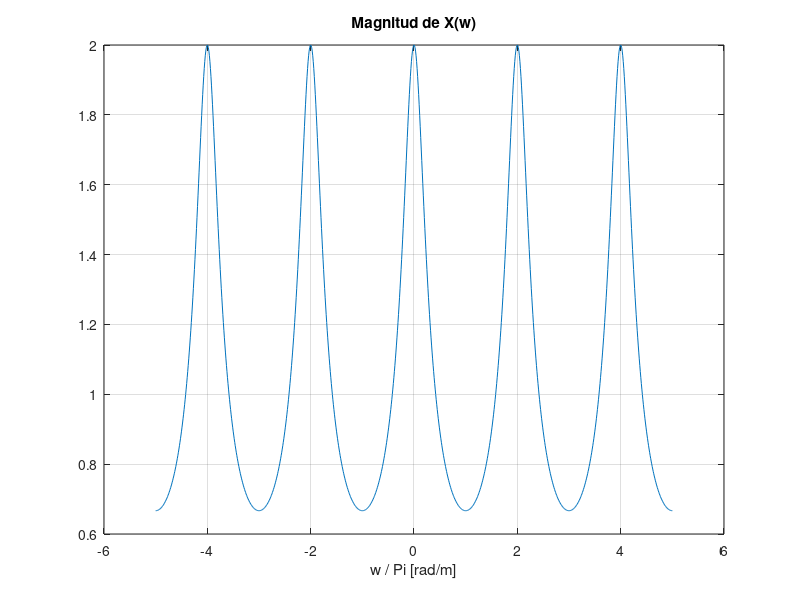

Write MATLAB code to recreate this figure.
w = [-5 : 0.01 : 5] * pi;
X = exp(1i*w) ./ (exp(1i*w) - 0.5);
plot(w/pi, abs(X)); grid
xlabel('w / Pi [rad/m]');
title('Magnitud de X(w)');